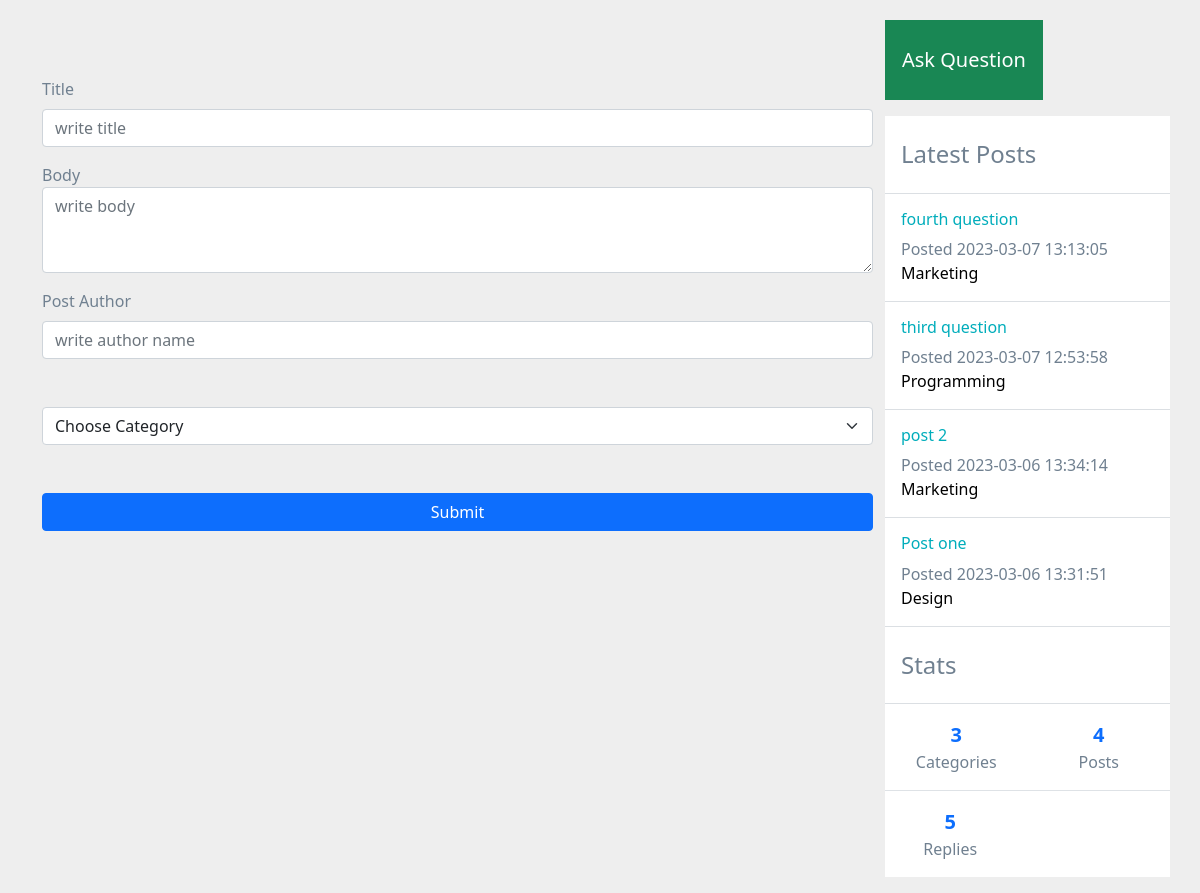
/forum/create-post.php, run on the app's committed database.
### tables this page shows
CREATE TABLE `posts` (
  `id` int(3) NOT NULL,
  `title` varchar(200) NOT NULL,
  `post_author` varchar(200) NOT NULL,
  `category` varchar(200) NOT NULL,
  `body` text NOT NULL,
  `created_at` timestamp NOT NULL DEFAULT current_timestamp()
);

### forum/create-post.php (the view, shortened to what this page needs)
<?php require "includes/header.php"; ?>
<?php require "config/config.php"; ?>
          <div style="margin-top: 57px;" class="col-lg-9 mb-3">
            <form method="POST" action="create-post.php">
                <div class="mb-3">
                  <label for="exampleInputEmail1" class="form-label">Title </label>
                  <input type="text" name="title" placeholder="write title" class="form-control" id="exampleInputEmail1" aria-describedby="emailHelp">
                </div>
                <div class="form-group mb-3">
                      <label for="exampleFormControlTextarea1">Body</label>
                      <textarea name="body" placeholder="write body" class="form-control"  rows="3"></textarea>
                 </div>
                <div class="mb-3">
                  <label for="exampleInputPassword1" class="form-label">Post Author</label>
                  <input type="text" name="post_author" placeholder="write author name" class="form-control" id="exampleInputPassword1">
                </div>
                <select name="category" class="form-select mb-5 mt-5" aria-label="Default select example">
                    <option selected>Choose Category</option>
                </select>
                <button name="submit" type="submit" class="btn btn-primary w-100">Submit</button>
            </form>
          </div>
<?php require "includes/footer.php"; ?>

### forum/includes/footer.php (shortened to what this page needs)
<?php
    $posts = $conn->query("SELECT * FROM posts ORDER BY created_at DESC LIMIT 5");
    $posts->execute();
    $allPosts = $posts->fetchAll(PDO::FETCH_OBJ);
    $categories = $conn->query("SELECT COUNT(id) AS num_categories FROM categories");
    $categories->execute();
    $num_cats = $categories->fetch(PDO::FETCH_OBJ);
    $posts = $conn->query("SELECT COUNT(id) AS num_posts FROM posts");
    $posts->execute();
    $num_posts= $posts->fetch(PDO::FETCH_OBJ);
    $replies = $conn->query("SELECT COUNT(id) AS num_replies FROM replies");
    $replies->execute();
    $num_replies= $replies->fetch(PDO::FETCH_OBJ);
?>
 <div class="col-lg-3 mb-4 mb-lg-0 px-lg-0 mt-lg-0">
            <div data-settings="{&quot;parent&quot;:&quot;#content&quot;,&quot;mind&quot;:&quot;#header&quot;,&quot;top&quot;:10,&quot;breakpoint&quot;:992}" data-toggle="sticky" class="sticky" style="top: 85px;"><div class="sticky-inner">
              <a class="btn btn-lg btn-block btn-success rounded-0 py-4 mb-3 bg-op-6 roboto-bold" href="create-post.php">Ask Question</a>
              <div class="bg-white mb-3">
                <h4 class="px-3 py-4 op-5 m-0">
                  Latest Posts
                </h4>
                <hr class="m-0">
                <?php foreach ($allPosts as $post) : ?>
                <div class="pos-relative px-3 py-3">
                  <h6 class="text-primary text-sm">
                    <a href="single.php?id=<?php echo $post->id; ?>" class="text-primary"><?php echo $post->title; ?> </a>
                  </h6>
                  <p class="mb-0 text-sm"><span class="op-6">Posted</span> <?php echo $post->created_at; ?> <a class="text-black" href="#"><?php echo $post->category; ?></a></p>
                </div>
                <hr class="m-0">
                <?php endforeach; ?>
                <div class="bg-white text-sm">
                    <h4 class="px-3 py-4 op-5 m-0 roboto-bold">
                      Stats
                    </h4>
                    <hr class="my-0">
                    <div class="row text-center d-flex flex-row op-7 mx-0">
                      <div class="col-sm-6 flex-ew text-center py-3 border-bottom border-right"> <a class="d-block lead font-weight-bold" href="#"><?php echo $num_cats->num_categories; ?></a> Categories </div>
                      <div class="col-sm-6 col flex-ew text-center py-3 border-bottom mx-0"> <a class="d-block lead font-weight-bold" href="#"><?php echo $num_posts->num_posts; ?></a> Posts </div>
                    </div>
                    <div class="row d-flex flex-row op-7">
                      <div class="col-sm-6 flex-ew text-center py-3 border-right mx-0"> <a class="d-block lead font-weight-bold" href="#"><?php echo $num_replies->num_replies; ?></a> Replies </div>
                    </div>
                </div>
            </div></div>
          </div>
        </div>
      </div>
  </body>
</html>

### forum/style.css (style rules this page uses)
body { margin-top:20px; background:#eee; color: #708090; }
a { text-decoration:none; }
.text-primary, a.text-primary:focus, a.text-primary:hover { color: #00ADBB!important; }
.text-black, .text-hover-black:hover { color: #000 !important; }
.font-weight-bold { font-weight: 700 !important; }

### data on the page
posts: title "fourth question", created_at "2023-03-07 13:13:05", category "Marketing"
posts: title "third question", created_at "2023-03-07 12:53:58", category "Programming"
posts: title "post 2", created_at "2023-03-06 13:34:14", category "Marketing"
posts: title "Post one", created_at "2023-03-06 13:31:51", category "Design"

### other printed values
$num_cats->num_categories "3"
$num_posts->num_posts "4"
$num_replies->num_replies "5"
